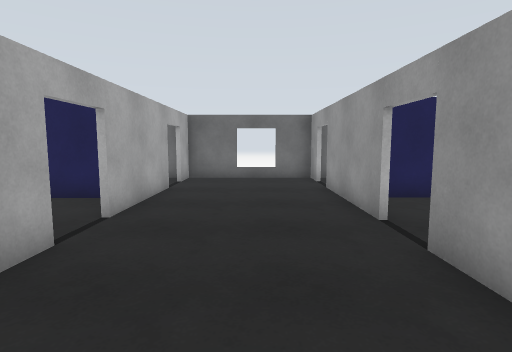
View 1 (above)

15 first-person views from a walk through a Gazebo world. The camera is 1.3 m above the floor, tilts 6° down and sees 80° across. The floor is counted in squares, 1 m on a side. Each view is taken from the middle of a square. On the plan, view 1 faces up. The plan holds only what a view shows up to about 14 squares ahead; the rest is blank. Some stock models are drawn as simple stand-ins.

View 2
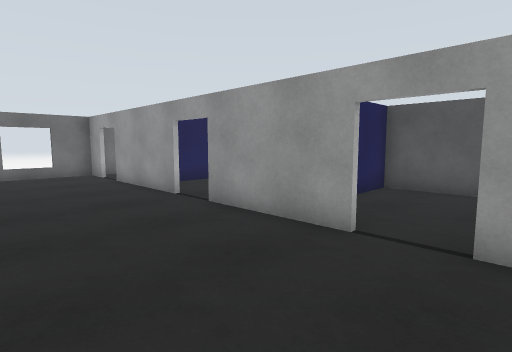

View 3
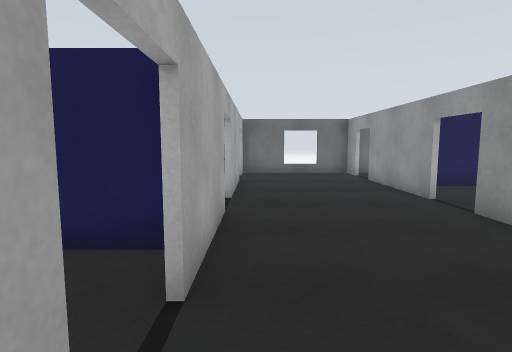

View 4
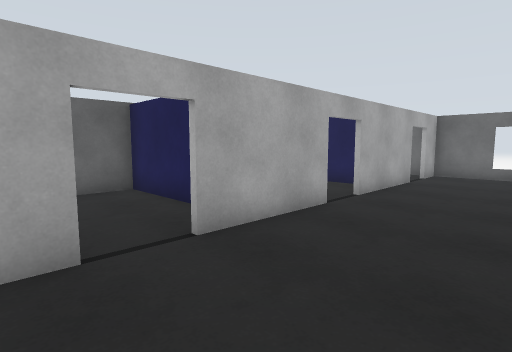

View 5
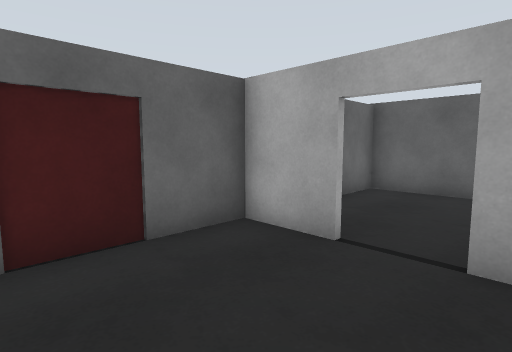

View 6
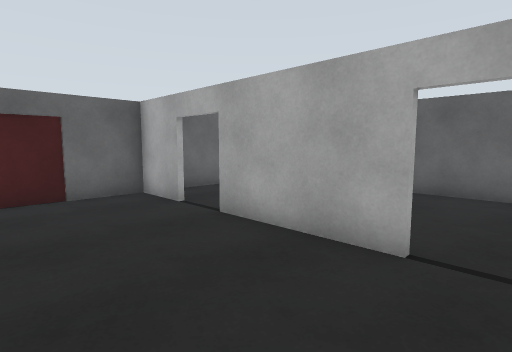

View 7
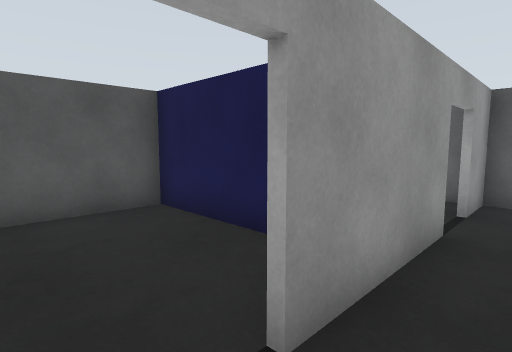

View 8
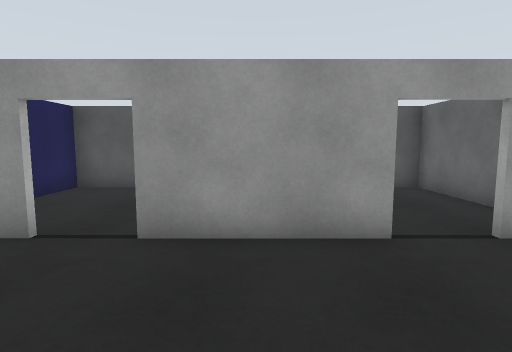

View 9
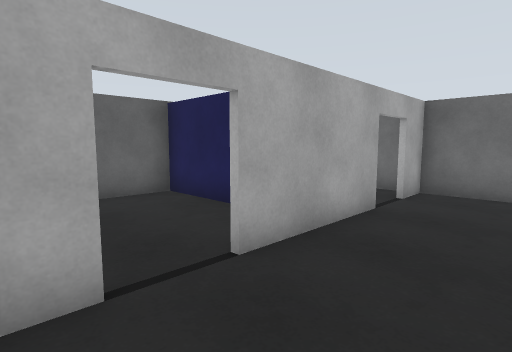

View 10
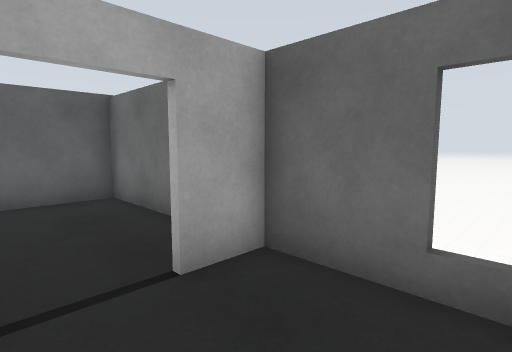

View 11
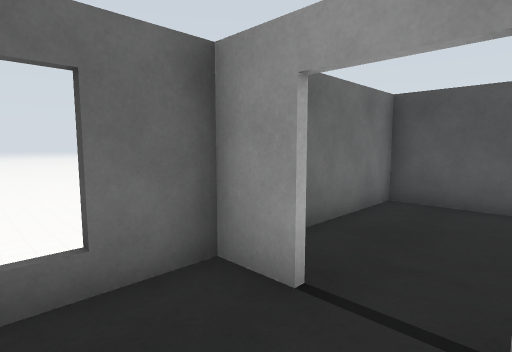

View 12
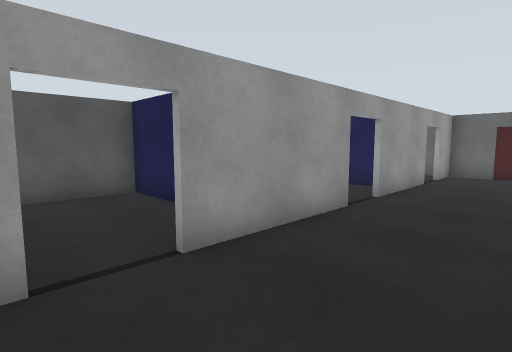

View 13
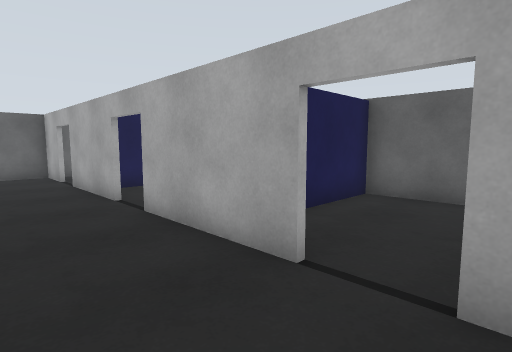

View 14
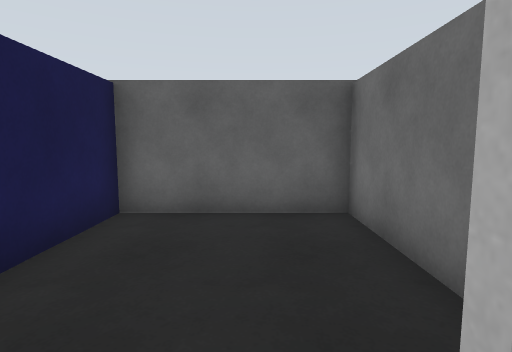

View 15
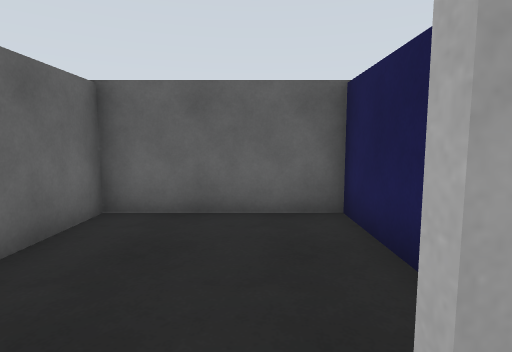

### Floor plan
Points are (right, up) in squares from view 1. A wall is a line through its corners. A room is listed if a view was taken in it or the views show most of it. See-through windows are left out.
Room 1 (views 1, 2, 3, 4, 5, 6, 7, 8, 9, 10, 11, 12, 13, 14, 15)
walls: (2.1, 5.1) (2.1, 9.1); (-2.6, 3.9) (-2.6, 0.4); (2.1, 0.1) (2.1, 3.7); (-2.6, -1) (-2.6, -2.9) (-0.7, -2.9); (-2.6, 9.1) (-2.6, 5.2); (2.1, 10.5) (2.1, 11.9); (0.6, -2.9) (2.1, -2.9) (2.1, -1.3); (2, 11.7) (-2.6, 11.7) (-2.6, 10.5)
ways out: open door at (2, 4.5) to room 2; open door at (-3, 9.5) to room 3; open door at (-3, 4.5) to room 4; open door at (-3, -0.5) to room 5; open door at (2, -1) to room 6; open door at (2, 9.5) to room 7
objects: door leaf (0, -3)
Room 2 (no view inside)
walls: (4.9, 7.3) (3.2, 7.3); (3, 1.8) (7.1, 1.8); (7.1, 2.1) (7.1, 7.3) (5.2, 7.3)
ways out: open door at (2, 4.5) to room 1
Room 3 (no view inside)
walls: (-7.8, 7.4) (-4.9, 7.4); (-3, 11.7) (-7.7, 11.7) (-7.7, 6.9)
ways out: open door at (-3, 9.5) to room 1
Room 4 (no view inside)
walls: (-7.7, 6.9) (-7.7, 2.2); (-3.6, 7.3) (-7.8, 7.3); (-4.3, 1.8) (-3.5, 1.8)
ways out: open door at (-3, 4.5) to room 1
Room 5 (no view inside)
walls: (-7.6, -2.9) (-3.1, -2.9); (-3.1, 1.7) (-7.7, 1.7) (-7.7, -2.5)
ways out: open door at (-3, -0.5) to room 1
Room 6 (no view inside)
walls: (7.1, -0.6) (7.1, 2.1); (2.5, -2.9) (7.1, -2.9) (7.1, -2.1); (7.1, 1.7) (5.4, 1.7)
ways out: open door at (2, -1) to room 1
Room 7 (no view inside)
walls: (5, 7.4) (7.1, 7.4) (7.1, 11.7) (2, 11.7)
ways out: open door at (2, 9.5) to room 1

Positions as (right, up) in squares from view 1, and headings:
1: (0, 0), facing up
2: (-2, -2), facing up-right
3: (-2, -2), facing up
4: (1, -2), facing up-left
5: (1, 1), facing down-left
6: (1, 5), facing down-left
7: (1, 5), facing down-right
8: (-2, 2), facing right
9: (0, 3), facing up-left
10: (0, 9), facing up-left
11: (0, 9), facing up-right
12: (-1, 11), facing down-right
13: (0, 11), facing down-left
14: (-2, 10), facing left
15: (-2, 0), facing left
